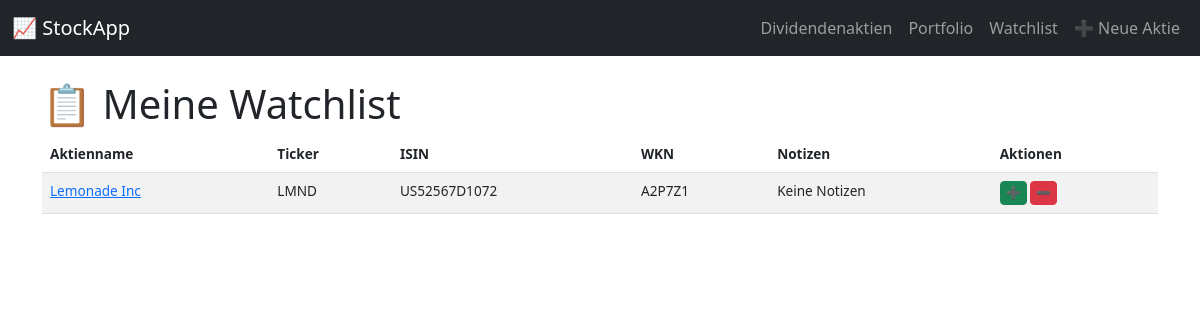
Page /watchlist on the earlier database version.
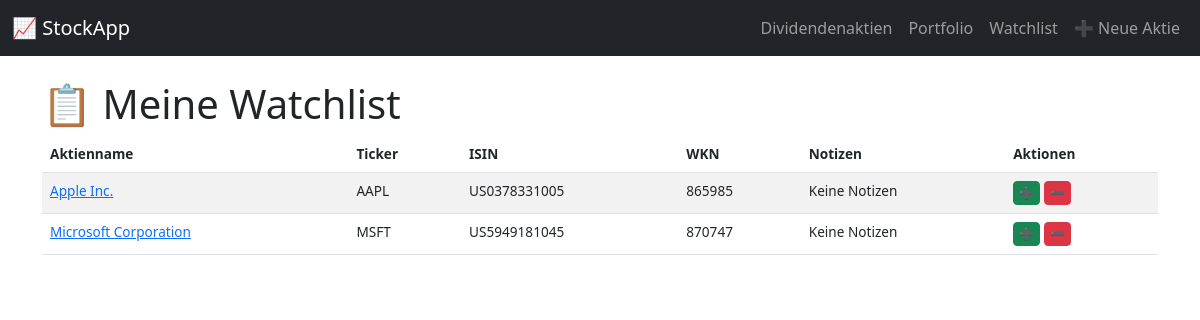
Same page on the later database version.
### tables this page shows
CREATE TABLE watchlist (
            id INTEGER PRIMARY KEY AUTOINCREMENT,
            ticker TEXT UNIQUE NOT NULL,
            name TEXT NOT NULL,
            isin TEXT UNIQUE,
            wkn TEXT UNIQUE,
            notes TEXT,
            added_date TEXT NOT NULL
        );

### app.py (the view)
@app.route("/watchlist")
def watchlist():
    conn = get_db_connection()
    cursor = conn.cursor()
    cursor.execute("SELECT name, ticker, isin, wkn FROM watchlist")
    stocks = cursor.fetchall()
    conn.close()
    return render_template("watchlist.html", watchlist=stocks)

### app.py (called while the page is built)
def get_db_connection():
    conn = sqlite3.connect(DB_PATH)
    conn.row_factory = sqlite3.Row
    return conn

### templates/watchlist.html (shortened to what this page needs)
{% extends "base.html" %}
{% block content %}
    <h1>📋 Meine Watchlist</h1>
    <table class="table table-striped">
        <thead>
            <tr>
                <th>Aktienname</th>
                <th>Ticker</th>
                <th>ISIN</th>
                <th>WKN</th>
                <th>Notizen</th>
                <th>Aktionen</th>
            </tr>
        </thead>
        <tbody>
            {% for stock in watchlist %}
            <tr>
                <td><a href="{{ url_for('detail', ticker=stock.ticker) }}">{{ stock.name }}</a></td>
                <td>{{ stock.ticker }}</td>
                <td>{{ stock.isin or '—' }}</td>
                <td>{{ stock.wkn or '—' }}</td>
                <td>{{ stock.notes or 'Keine Notizen' }}</td>
                <td>
                    <a href="{{ url_for('add_trade', trade_type='buy', ticker=stock.ticker) }}" class="btn btn-success btn-sm">➕</a>
                    <a href="{{ url_for('add_trade', trade_type='sell', ticker=stock.ticker) }}" class="btn btn-danger btn-sm">➖</a>
                </td>
            </tr>
            {% endfor %}
        </tbody>
    </table>
{% endblock %}

### templates/base.html (shortened to what this page needs)
<!DOCTYPE html>
<html lang="de">
<head>
    <link href="https://cdn.jsdelivr.net/npm/bootstrap@5.3.0/dist/css/bootstrap.min.css" rel="stylesheet">
    <link rel="stylesheet" href="{{ url_for('static', filename='css/style.css') }}">
</head>
<body>
    <nav class="navbar navbar-expand-lg navbar-dark bg-dark">
        <div class="container-fluid">
            <a class="navbar-brand" href="{{ url_for('home') }}">📈 StockApp</a>
            <ul class="navbar-nav">
                <li class="nav-item"><a class="nav-link" href="{{ url_for('dividend_stocks.list_dividend_stocks') }}">Dividendenaktien</a></li>
                <li class="nav-item"><a class="nav-link" href="{{ url_for('portfolio') }}">Portfolio</a></li>
                <li class="nav-item"><a class="nav-link" href="{{ url_for('watchlist') }}">Watchlist</a></li>
                <li class="nav-item"><a class="nav-link" href="{{ url_for('add_watchlist') }}">➕ Neue Aktie</a></li>
            </ul>
        </div>
    </nav>
    <div class="container mt-4">
        {% block content %}{% endblock %}
    </div>
</body>
</html>

### static/css/style.css (style rules this page uses)
.table { font-size: 0.85rem; }
.table td { white-space: nowrap; }
.btn-sm { font-size: 0.75rem; padding: 2px 5px; }

Differences in the rows shown:
changed watchlist: name "Lemonade Inc" → "Apple Inc."; ticker "LMND" → "AAPL"; isin "US52567D1072" → "US0378331005"; wkn "A2P7Z1" → "865985"
added watchlist: name "Microsoft Corporation", ticker "MSFT", isin "US5949181045", wkn "870747", notes "Keine Notizen"
